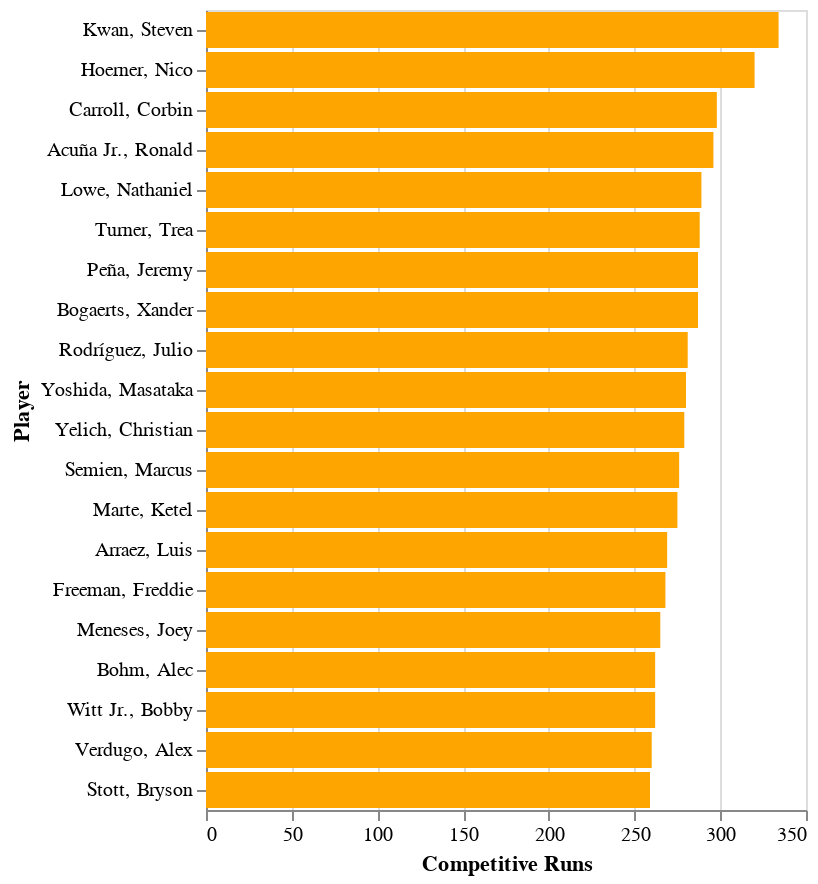

Source (notebook cell):
### Code cell
#Competitive Runs 

competitive_runs = sprint_speed_df.sort_values(by = 'competitive_runs', ascending = False).iloc[:20]


alt.Chart(competitive_runs).mark_bar(color='orange').encode(
    x=alt.X('competitive_runs', title="Competitive Runs"),
    y=alt.Y('Name', sort='-x', title="Player")
)

### Figure 1 — Vega-Lite specification as saved in the notebook (floating-point values rounded to 4 significant figures)
{"config": {"view": {"continuousWidth": 300, "continuousHeight": 300}}, "data": {"name": "data-32d168f7fd414bf5aa2155476c5ff117"}, "mark": {"type": "bar", "color": "orange"}, "encoding": {"x": {"field": "competitive_runs", "title": "Competitive Runs", "type": "quantitative"}, "y": {"field": "Name", "sort": "-x", "title": "Player", "type": "nominal"}}, "$schema": "https://vega.github.io/schema/vega-lite/v5.16.3.json", "datasets": {"data-32d168f7fd414bf5aa2155476c5ff117": [{"Name": "Kwan, Steven", "player_id": 680757, "team_id": 114, "team": "CLE", "position": "LF", "age": 25, "competitive_runs": 334, "bolts": 3.0, "hp_to_1b": 4.22, "sprint_speed": 28.1}, {"Name": "Hoerner, Nico", "player_id": 663538, "team_id": 112, "team": "CHC", "position": "2B", "age": 26, "competitive_runs": 320, "bolts": 4.0, "hp_to_1b": 4.31, "sprint_speed": 28.5}, {"Name": "Carroll, Corbin", "player_id": 682998, "team_id": 109, "team": "AZ", "position": "RF", "age": 22, "competitive_runs": 298, "bolts": 133.0, "hp_to_1b": 4.08, "sprint_speed": 30.1}, {"Name": "Acuña Jr., Ronald", "player_id": 660670, "team_id": 144, "team": "ATL", "position": "RF", "age": 25, "competitive_runs": 296, "bolts": 18.0, "hp_to_1b": 4.35, "sprint_speed": 28.0}, {"Name": "Lowe, Nathaniel", "player_id": 663993, "team_id": 140, "team": "TEX", "position": "1B", "age": 27, "competitive_runs": 289, "bolts": null, "hp_to_1b": 4.38, "sprint_speed": 27.3}, {"Name": "Turner, Trea", "player_id": 607208, "team_id": 143, "team": "PHI", "position": "SS", "age": 30, "competitive_runs": 288, "bolts": 115.0, "hp_to_1b": 4.14, "sprint_speed": 30.3}, {"Name": "Peña, Jeremy", "player_id": 665161, "team_id": 117, "team": "HOU", "position": "SS", "age": 25, "competitive_runs": 287, "bolts": 62.0, "hp_to_1b": 4.28, "sprint_speed": 29.4}, {"Name": "Bogaerts, Xander", "player_id": 593428, "team_id": 135, "team": "SD", "position": "SS", "age": 30, "competitive_runs": 287, "bolts": null, "hp_to_1b": 4.38, "sprint_speed": 27.6}, {"Name": "Rodríguez, Julio", "player_id": 677594, "team_id": 136, "team": "SEA", "position": "CF", "age": 22, "competitive_runs": 281, "bolts": 81.0, "hp_to_1b": 4.28, "sprint_speed": 29.6}, {"Name": "Yoshida, Masataka", "player_id": 807799, "team_id": 111, "team": "BOS", "position": "LF", "age": 29, "competitive_runs": 280, "bolts": null, "hp_to_1b": 4.36, "sprint_speed": 26.2}, {"Name": "Yelich, Christian", "player_id": 592885, "team_id": 158, "team": "MIL", "position": "LF", "age": 31, "competitive_runs": 279, "bolts": 14.0, "hp_to_1b": 4.35, "sprint_speed": 28.1}, {"Name": "Semien, Marcus", "player_id": 543760, "team_id": 140, "team": "TEX", "position": "2B", "age": 32, "competitive_runs": 276, "bolts": 4.0, "hp_to_1b": 4.42, "sprint_speed": 28.7}, {"Name": "Marte, Ketel", "player_id": 606466, "team_id": 109, "team": "AZ", "position": "2B", "age": 29, "competitive_runs": 275, "bolts": 3.0, "hp_to_1b": 4.37, "sprint_speed": 27.7}, {"Name": "Arraez, Luis", "player_id": 650333, "team_id": 146, "team": "MIA", "position": "2B", "age": 26, "competitive_runs": 269, "bolts": null, "hp_to_1b": 4.57, "sprint_speed": 26.1}, {"Name": "Freeman, Freddie", "player_id": 518692, "team_id": 119, "team": "LAD", "position": "1B", "age": 33, "competitive_runs": 268, "bolts": null, "hp_to_1b": 4.53, "sprint_speed": 26.7}, {"Name": "Meneses, Joey", "player_id": 608841, "team_id": 120, "team": "WSH", "position": "DH", "age": 31, "competitive_runs": 265, "bolts": null, "hp_to_1b": 4.77, "sprint_speed": 25.6}, {"Name": "Bohm, Alec", "player_id": 664761, "team_id": 143, "team": "PHI", "position": "3B", "age": 26, "competitive_runs": 262, "bolts": null, "hp_to_1b": 4.65, "sprint_speed": 26.6}, {"Name": "Witt Jr., Bobby", "player_id": 677951, "team_id": 118, "team": "KC", "position": "SS", "age": 23, "competitive_runs": 262, "bolts": 149.0, "hp_to_1b": 4.12, "sprint_speed": 30.5}, {"Name": "Verdugo, Alex", "player_id": 657077, "team_id": 111, "team": "BOS", "position": "RF", "age": 27, "competitive_runs": 260, "bolts": null, "hp_to_1b": 4.34, "sprint_speed": 27.3}, {"Name": "Stott, Bryson", "player_id": 681082, "team_id": 143, "team": "PHI", "position": "2B", "age": 25, "competitive_runs": 259, "bolts": 18.0, "hp_to_1b": 4.23, "sprint_speed": 28.8}]}}
